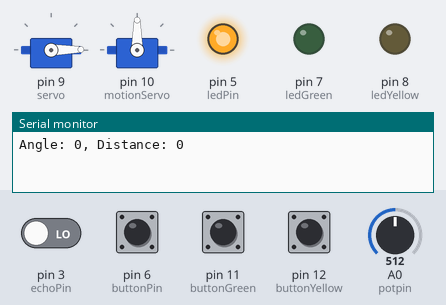
A sketch run on a simulated Arduino Uno, built with avr-gcc and run on an emulated ATmega328P. On the bench: 2 × servo, output pins drawn as LEDs (lit = HIGH), the last lines printed to the serial monitor. The inputs (shaded band) are chosen by the test bench; at power-on: pin 6 (buttonPin), pin 11 (buttonGreen), pin 12 (buttonYellow) HIGH, pin 3 (echoPin) LOW, A0 (potpin) = 512. Pins used as bus, display or sensor lines are not drawn.

Above: at 1.2 s.
1.3 s: pin 6 (buttonPin) pulled LOW for 1 s
At 3.4 s:
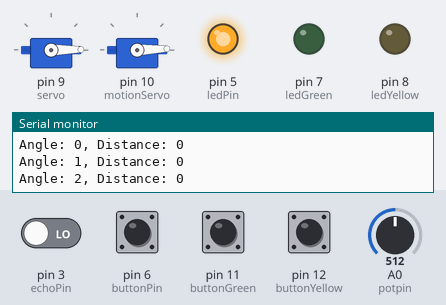
3.8 s: A0 (potpin) set to 716
At 5.3 s:
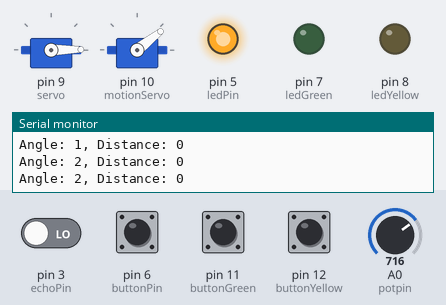
5.9 s: pin 11 (buttonGreen) pulled LOW for 1 s
At 7.9 s:
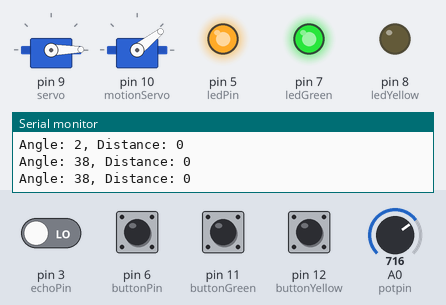
8.4 s: pin 12 (buttonYellow) pulled LOW for 0.15 s
At 9.4 s:
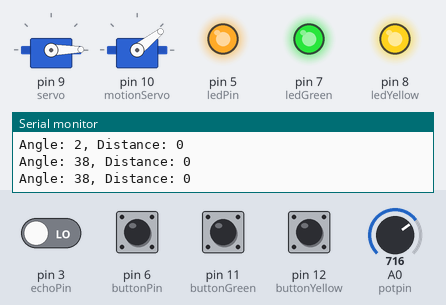
12.8 s: A0 (potpin) set to 900
At 14.4 s:
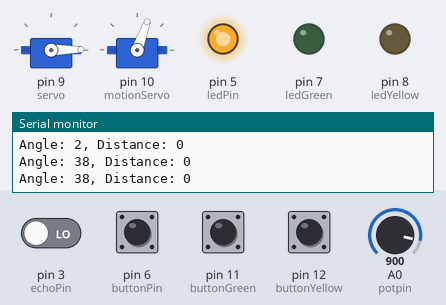
14.9 s: pin 11 (buttonGreen) pulled LOW for 1 s
At 17.0 s:
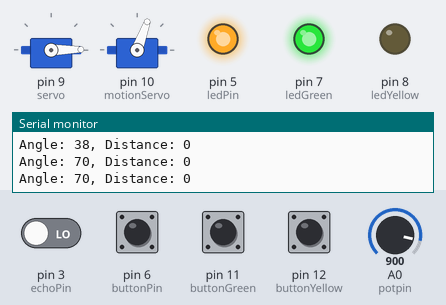
Timing chart, 0 to 18.4 s (numbered marks = the images above; inputs shaded):
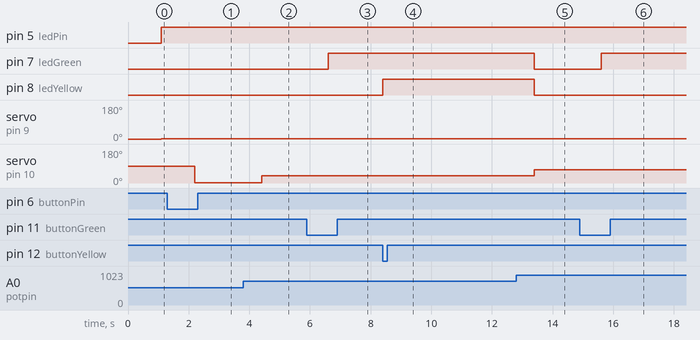

The sketch:

SW_IOT_Project_Final.ino
```cpp
/*공개SW IOT 과정 프로젝트
 *IOT 센서를 이용한 매복지 경계 시스템
 *상병 최수영, 일병 신상훈 (팀명: 아는자와 모르는자)
 *IOT based project to prototype the use of sensors for ambush missions in the army
 */

#include<Servo.h>

//서보모터 핀 (Servo Motor Pin)
int trigPin=2;
int echoPin=3;

//각도, 시간, 거리 (Angle, Time, Distance)
int val;
long duration;
int distance;

//적 감지 LED  (LED that signals detection of enemey)
int ledPin = 5;

//인체감지 센서 작동 버튼 (Button that activates PIR Motion Sensor)
int buttonPin = 6;
int buttonState = 0;

//가변저항 핀 (Potentionmeter Pin)
int potpin = 0;

//상황실과 매복지 수신용 LED와 작동버튼 (LED and Button for communication between ambush site and command center)
int ledGreen = 7;
int ledYellow = 8;
int buttonGreen = 11;
int buttonYellow = 12;
int buttonStateGreen = 0;
int buttonStateYellow = 0;

//초음파샌서 부착된 서보모터 (Servo Motor with Ultrasonic Sensor attached)
Servo servo;
//인체감지센서 부착된 서보모터 (Servo Motor with PIR Motion Sensor attached)
Servo motionServo;


void setup(){
  pinMode(trigPin, OUTPUT);
  pinMode(ledPin,OUTPUT);
  pinMode(echoPin, INPUT);
  pinMode(buttonPin, INPUT);
  pinMode(ledGreen, OUTPUT);
  pinMode(ledYellow, OUTPUT);
  Serial.begin(9600);
  servo.attach(9);
  motionServo.attach(10);
  digitalWrite(buttonPin, HIGH);
  digitalWrite(buttonGreen, HIGH);
  digitalWrite(buttonYellow, HIGH);
}

void loop(){
  //자동으로 초음파센서 부착된 서보모터 작동해 주변 감시 (Automatically activates the servo motor with the ultrasonic sensor to watch surrounding)
  for(int i=0;i<=180;i++)  {
    val=i;

    //버튼 누를시 서보모터를 의심지역 감시하고 인체감지센서 작동 (When button is pressed, ultrasonic sensor stops and the PIR Motion sensor is activated)
    buttonState = digitalRead(buttonPin);
    if (buttonState == LOW){
      manualControl();
    }

    servo.write(i);
    delay(100);
    distance=calculateDistance();

    if (distance <= 12 && distance >= 0) { //거리범위는 지역에 따라 수정해서 응용 (Change the range of the distance based on the geography)
      //초음파센서로 인근에 의심물체 감지시 시리얼 포트에 각도와 거리 프린트하고 LED신호작동 (If the ultrasonic sensor detects something suspicious in radar, turns on the LED)
      Serial.print("Angle: ");
      Serial.print(i);
      Serial.print(", ");
      Serial.print("Distance: ");
      Serial.println(distance);
      digitalWrite(ledPin, HIGH);
    } else {
            digitalWrite(ledPin, LOW);
    }
  }

  //반대방향으로 동일하게 감시 (Ultrasonic sensor rotating the other direction)
  for(int i=180;i>0;i--)  {

    val=i;
    buttonState = digitalRead(buttonPin);
    if (buttonState == LOW){
      manualControl();
    }

    servo.write(i);
    delay(100);
    distance=calculateDistance();

    if (distance <= 12 && distance >= 0) {
      Serial.print("Angle: ");
      Serial.print(i);
      Serial.print(", ");
      Serial.print("Distance: ");
      Serial.println(distance);
      digitalWrite(ledPin, HIGH);
    }
    else {
      digitalWrite(ledPin, LOW);
    }
  }
 }

//초음파센서 데이터로 거리측정 하는 함수 (Using the data from the ultrasonic sensor to calculate distance)
int calculateDistance(){
  digitalWrite(trigPin,LOW);
  delayMicroseconds(2);
  digitalWrite(trigPin,HIGH);
  duration=pulseIn(echoPin,HIGH);
  distance = (duration/2) / 29.1;
  return distance;
}

//인체감지센서 수동 조정 함수 (Function to manually control PIR Motion Sensor)
void manualControl(){

  //가변저항 값을 각도로 계산 (Mapping the value from the potentiometer to angle)
  int val2 = analogRead(potpin);
  val2 = map(val2, 0, 1023, 0, 179);
  int temp = val2;

  while (true){
    //매복지에서 이상유무 확인후 이상 없다고 신호를 상활실에 보고 (Ambush site signals the command center that there is no problem)
    buttonStateGreen = digitalRead(buttonGreen);
    if (buttonStateGreen == LOW){
      digitalWrite(ledGreen, HIGH);
      while(true){
        buttonStateYellow = digitalRead(buttonYellow);
        if(buttonStateYellow == LOW){
          digitalWrite(ledYellow, HIGH);
          delay(5000);
          digitalWrite(ledGreen, LOW);
          digitalWrite(ledYellow, LOW);
          break;
        }
      }
    }
    //가변저항으로 인체감시 센서 조정 (Using potentionmeter to control PIR Motion Sensor attached servo motor)
    val2 = analogRead(potpin);
    val2 = map(val2, 0, 1023, 0, 179);

    if (val2 >= temp){
      val=val+(val2-temp);
      temp = val2;
    }
    else{
      val=val-(temp-val2);
      temp = val2;
    }

    motionServo.write(val);
    delay(100);
    distance=calculateDistance();

    if (distance <= 12 && distance >= 0) {
      Serial.print("Angle: ");
      Serial.print(val);
      Serial.print(", ");
      Serial.print("Distance: ");
      Serial.println(distance);
      digitalWrite(ledPin, HIGH);
    }
    else {
      digitalWrite(ledPin, LOW);
    }

   //상황종료, 초음파센서 다시 자동 작동 (Emergency situation ended, ultrasonic sensor attached servo motor reactivate)
    buttonState = digitalRead(buttonPin);
    if (buttonState == LOW){
      break;
    }
  }
}
```

Measured:
- after the input at 1.3 s, servo on pin 9 (servo): stays 1° (without the input it goes to 2° after 0.90 s); servo on pin 10 (motionServo): 90° → 2° after 0.90 s
- after the input at 3.8 s, servo on pin 10 (motionServo): 2° → 38° after 0.60 s
- after the input at 5.9 s, pin 7 (ledGreen): LOW → HIGH after 0.70 s
- after the input at 8.4 s, pin 8 (ledYellow): LOW → HIGH at once
- after the input at 12.8 s, servo on pin 10 (motionServo): 38° → 70° after 0.60 s
- after the input at 14.9 s, pin 7 (ledGreen): LOW → HIGH after 0.70 s
